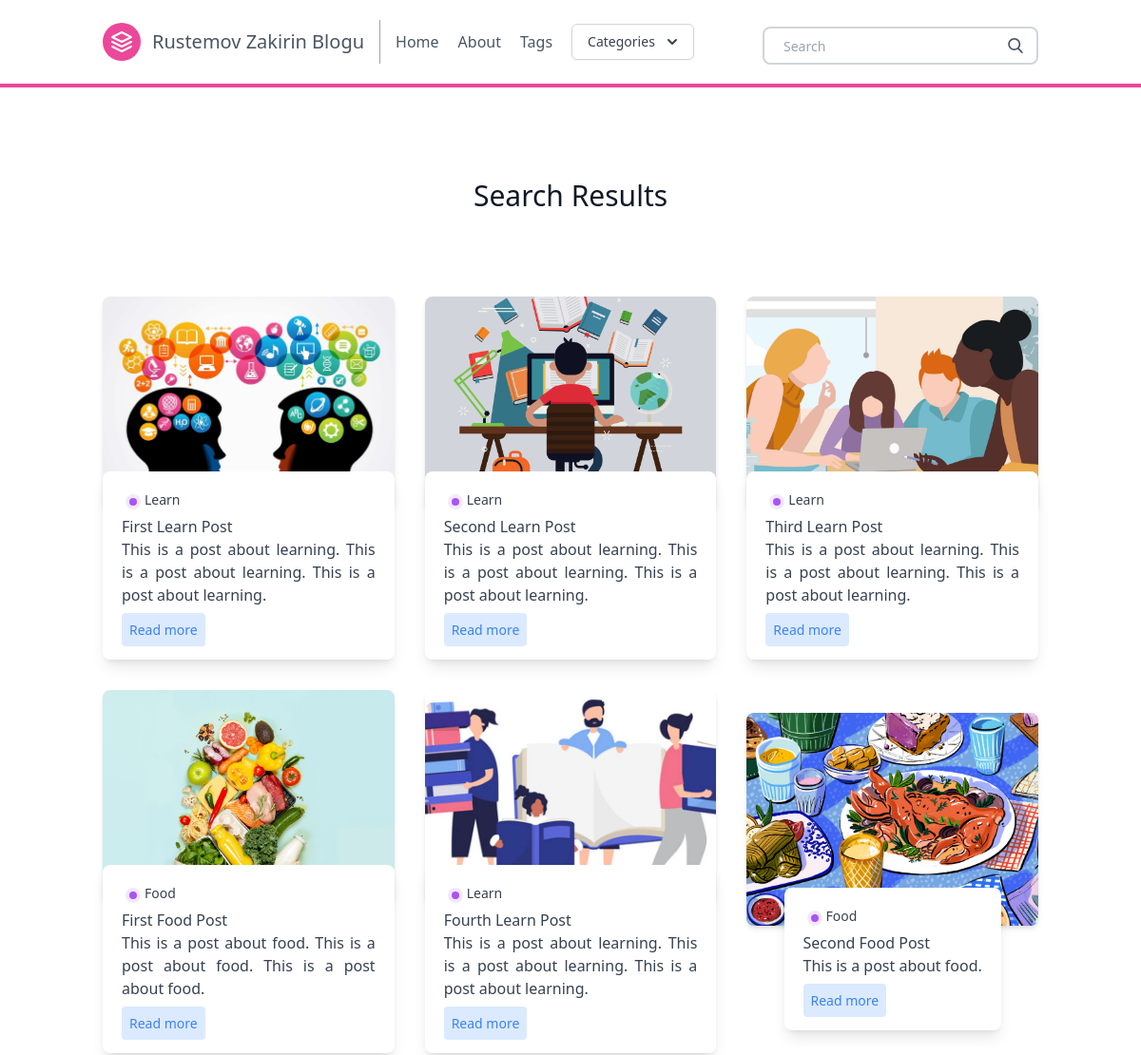
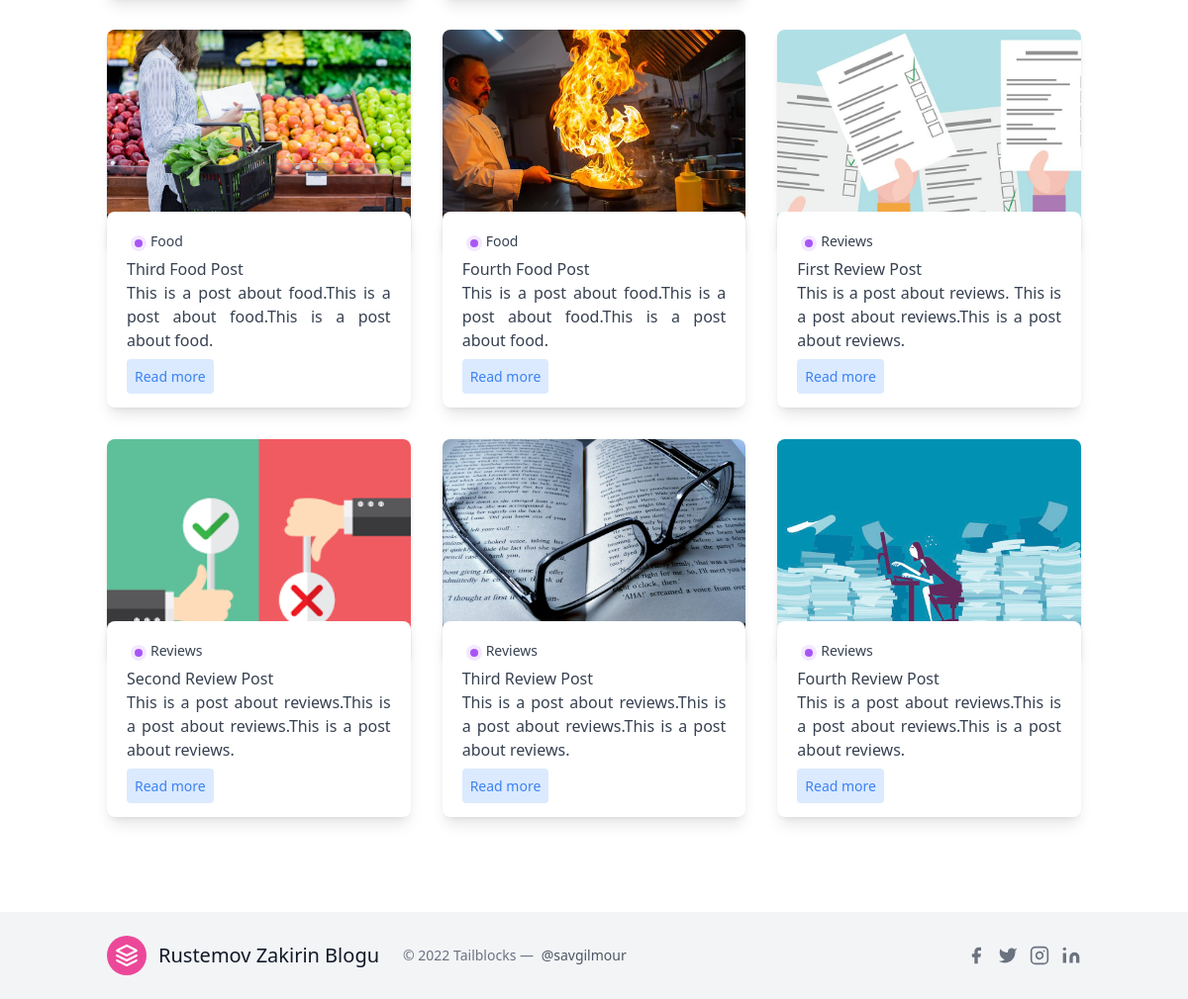
The app's page /search/ with its own data (2 pictures, top to bottom).
### posts/models.py (models this page shows, shortened)
class Post(models.Model):
    title = models.CharField(max_length=100)
    slug = models.SlugField()
    overview = models.TextField()
    timestamp = models.DateTimeField(auto_now_add=True)
    content = models.TextField()
    author = models.ForeignKey(Author, on_delete=models.CASCADE)
    thumbnail = models.ImageField()
    categories = models.ManyToManyField(Category)
    featured = models.BooleanField()

class Category(models.Model):
    title = models.CharField(max_length=20)
    subtitle = models.CharField(max_length=20)
    slug = models.SlugField()
    thumbnail = models.ImageField()

### posts/views.py (the view)
# urls.py: path('search/', search, name = 'search'),
def search(request):
    queryset = Post.objects.all()
    query = request.GET.get('q')
    if query:
        queryset = queryset.filter(
            Q(title__icontains=query) |
            Q(overview__icontains=query)
        ).distinct()
    context = {
        'object_list': queryset
    }
    return render(request, 'search_bar.html', context)

### posts/templatetags/markdown_extras.py (called while the page is built)
@register.simple_tag
def get_categories():
    return Category.objects.all()[0:3]

### templates/search_bar.html
{% extends 'base.html' %}
{% block content %}
<section class="blog text-gray-700 body-font">
    <div class="container px-5 py-24 mx-auto">
      <div class="flex flex-wrap w-full mb-20 flex-col items-center text-center">
        <h1 class="sm:text-3xl text-2xl font-medium title-font mb-2 text-gray-900">
          Search Results</h1>
      </div>
      <div class="flex flex-wrap sm:-m-4 -mx-4 -mb-10 -mt-4">
        {% for obj in object_list %}
        <div class="p-4 md:w-1/3 md:mb-0 mb-6 flex flex-col justify-center items-center max-w-sm mx-auto">
          <div class="bg-gray-300 h-56 w-full rounded-lg shadow-md bg-cover bg-center" style="background-image: url('{{ obj.thumbnail.url }}');"></div>
          <div class=" w-70 bg-white -mt-10 shadow-lg rounded-lg overflow-hidden p-5">
            <div class="header-content inline-flex ">
              <div class="category-badge flex-1  h-4 w-4 m rounded-full m-1 bg-purple-100">
                <div class="h-2 w-2 rounded-full m-1 bg-purple-500 " ></div>
              </div>
              {% for category in obj.categories.all %}
              <div class="category-title flex-1 text-sm">
                {{ category.title }}
              </div>
              {% endfor %}
            </div>
              <div class="title-post font-medium">
              {{ obj.title }}
              </div>
              <div class="summary-post text-base text-justify">
                {{ obj.overview }}
              </div>
              <div class="mt-3">
              <a href="{% url 'post' obj.slug %}" class="bg-blue-100 text-blue-500 rounded p-2 text-sm ">
                Read more
              </a>
            </div>
          </div>
        </div>
        {% endfor %}
      </div>
    </div>
</section>
{% endblock %}

### records on screen
Post: thumbnail (picture), title "First Learn Post", overview "This is a post about learning. This is a post about learning. This is a post about learning."
Category: title "Learn"
Post: thumbnail (picture), title "Second Learn Post", overview "This is a post about learning. This is a post about learning. This is a post about learning."
Post: thumbnail (picture), title "Third Learn Post", overview "This is a post about learning. This is a post about learning. This is a post about learning."
Post: thumbnail (picture), title "First Food Post", overview "This is a post about food. This is a post about food. This is a post about food."
Category: title "Food"
Post: thumbnail (picture), title "Fourth Learn Post", overview "This is a post about learning. This is a post about learning. This is a post about learning."
Post: thumbnail (picture), title "Second Food Post", overview "This is a post about food."
Post: thumbnail (picture), title "Third Food Post", overview "This is a post about food.This is a post about food.This is a post about food."
Post: thumbnail (picture), title "Fourth Food Post", overview "This is a post about food.This is a post about food.This is a post about food."
Post: thumbnail (picture), title "First Review Post", overview "This is a post about reviews. This is a post about reviews.This is a post about reviews."
Category: title "Reviews"
Post: thumbnail (picture), title "Second Review Post", overview "This is a post about reviews.This is a post about reviews.This is a post about reviews."
Post: thumbnail (picture), title "Third Review Post", overview "This is a post about reviews.This is a post about reviews.This is a post about reviews."
Post: thumbnail (picture), title "Fourth Review Post", overview "This is a post about reviews.This is a post about reviews.This is a post about reviews."
